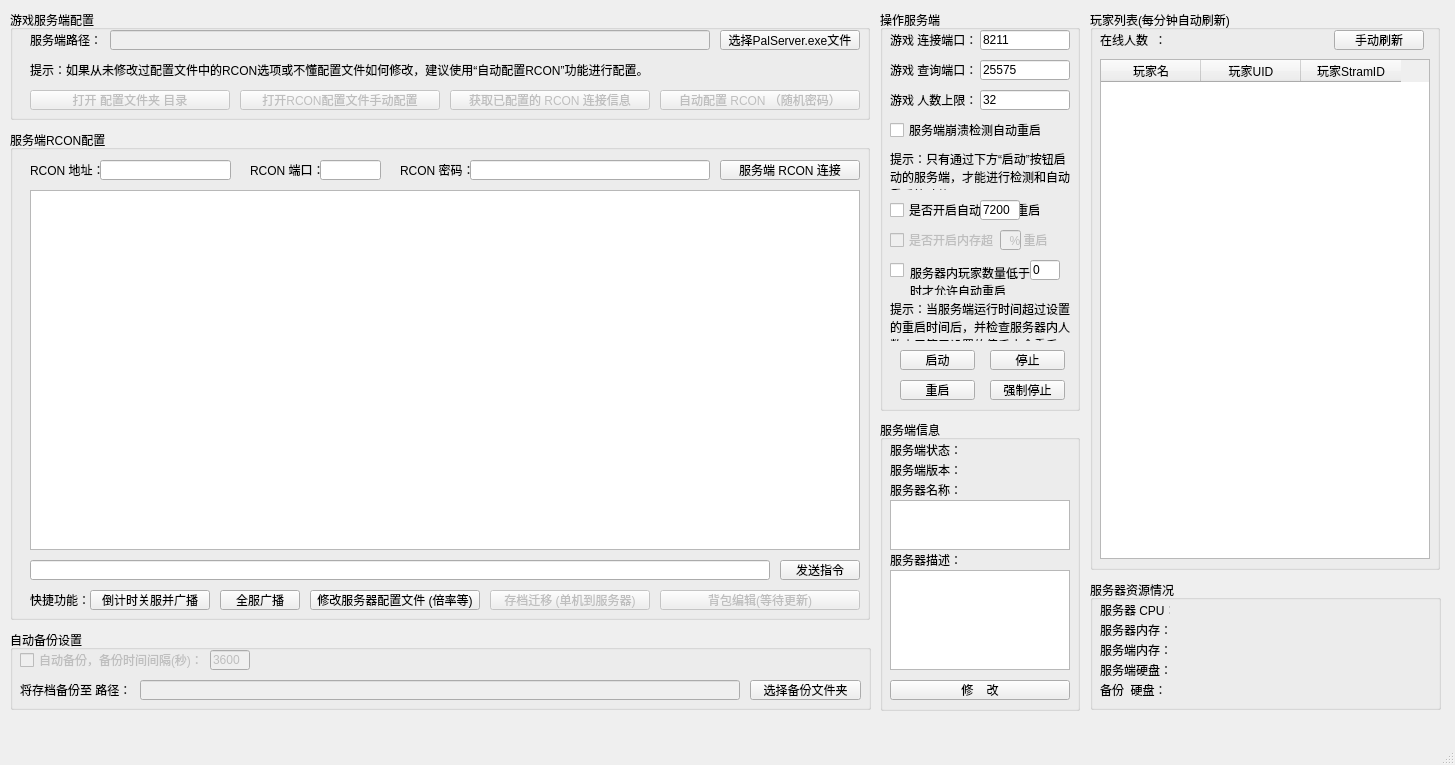
 <widget class="QMainWindow" name="MainWindow">
  <property name="geometry">
   <rect>
    <x>0</x>
    <y>0</y>
    <width>1455</width>
    <height>765</height>
   </rect>
  </property>
  <property name="windowTitle">
   <string>MainWindow</string>
  </property>
  <widget class="QWidget" name="centralwidget">
   <widget class="QGroupBox" name="groupBox">
    <property name="geometry">
     <rect>
      <x>10</x>
      <y>10</y>
      <width>860</width>
      <height>110</height>
     </rect>
    </property>
    <property name="title">
     <string>游戏服务端配置</string>
    </property>
    <widget class="QLabel" name="label">
     <property name="geometry">
      <rect>
       <x>20</x>
       <y>20</y>
       <width>80</width>
       <height>20</height>
      </rect>
     </property>
     <property name="text">
      <string>服务端路径：</string>
     </property>
    </widget>
    <widget class="QLineEdit" name="line_edit_palserver_path">
     <property name="enabled">
      <bool>false</bool>
     </property>
     <property name="geometry">
      <rect>
       <x>100</x>
       <y>20</y>
       <width>600</width>
       <height>20</height>
      </rect>
     </property>
    </widget>
    <widget class="QPushButton" name="button_select_file">
     <property name="geometry">
      <rect>
       <x>710</x>
       <y>20</y>
       <width>140</width>
       <height>20</height>
      </rect>
     </property>
     <property name="text">
      <string>选择PalServer.exe文件</string>
     </property>
    </widget>
    <widget class="QPushButton" name="button_automatic_rcon">
     <property name="enabled">
      <bool>false</bool>
     </property>
     <property name="geometry">
      <rect>
       <x>650</x>
       <y>80</y>
       <width>200</width>
       <height>20</height>
      </rect>
     </property>
     <property name="text">
      <string>自动配置 RCON （随机密码）</string>
     </property>
    </widget>
    <widget class="QPushButton" name="button_open_rcon_settings_file">
     <property name="enabled">
      <bool>false</bool>
     </property>
     <property name="geometry">
      <rect>
       <x>230</x>
       <y>80</y>
       <width>200</width>
       <height>20</height>
      </rect>
     </property>
     <property name="text">
      <string>打开RCON配置文件手动配置</string>
     </property>
    </widget>
    <widget class="QPushButton" name="button_get_rcon_config">
     <property name="enabled">
      <bool>false</bool>
     </property>
     <property name="geometry">
      <rect>
       <x>440</x>
       <y>80</y>
       <width>200</width>
       <height>20</height>
      </rect>
     </property>
     <property name="text">
      <string>获取已配置的 RCON 连接信息</string>
     </property>
    </widget>
    <widget class="QLabel" name="label_5">
     <property name="geometry">
      <rect>
       <x>20</x>
       <y>50</y>
       <width>831</width>
       <height>20</height>
      </rect>
     </property>
     <property name="text">
      <string>提示：如果从未修改过配置文件中的RCON选项或不懂配置文件如何修改，建议使用“自动配置RCON”功能进行配置。</string>
     </property>
    </widget>
    <widget class="QPushButton" name="button_open_settings_dir">
     <property name="enabled">
      <bool>false</bool>
     </property>
     <property name="geometry">
      <rect>
       <x>20</x>
       <y>80</y>
       <width>200</width>
       <height>20</height>
      </rect>
     </property>
     <property name="text">
      <string>打开 配置文件夹 目录</string>
     </property>
    </widget>
   </widget>
   <widget class="QGroupBox" name="groupBox_2">
    <property name="geometry">
     <rect>
      <x>10</x>
      <y>130</y>
      <width>860</width>
      <height>490</height>
     </rect>
    </property>
    <property name="title">
     <string>服务端RCON配置</string>
    </property>
    <widget class="QLineEdit" name="line_edit_rcon_addr">
     <property name="geometry">
      <rect>
       <x>90</x>
       <y>30</y>
       <width>131</width>
       <height>20</height>
      </rect>
     </property>
    </widget>
    <widget class="QLabel" name="label_2">
     <property name="geometry">
      <rect>
       <x>20</x>
       <y>30</y>
       <width>80</width>
       <height>20</height>
      </rect>
     </property>
     <property name="text">
      <string>RCON 地址：</string>
     </property>
    </widget>
    <widget class="QLineEdit" name="line_edit_rcon_password">
     <property name="geometry">
      <rect>
       <x>460</x>
       <y>30</y>
       <width>240</width>
       <height>20</height>
      </rect>
     </property>
     <property name="text">
      <string/>
     </property>
     <property name="echoMode">
      <enum>QLineEdit::Password</enum>
     </property>
    </widget>
    <widget class="QLineEdit" name="line_edit_rcon_port">
     <property name="geometry">
      <rect>
       <x>310</x>
       <y>30</y>
       <width>61</width>
       <height>20</height>
      </rect>
     </property>
    </widget>
    <widget class="QLabel" name="label_3">
     <property name="geometry">
      <rect>
       <x>240</x>
       <y>30</y>
       <width>80</width>
       <height>20</height>
      </rect>
     </property>
     <property name="text">
      <string>RCON 端口：</string>
     </property>
    </widget>
    <widget class="QLabel" name="label_4">
     <property name="geometry">
      <rect>
       <x>390</x>
       <y>30</y>
       <width>80</width>
       <height>20</height>
      </rect>
     </property>
     <property name="text">
      <string>RCON 密码：</string>
     </property>
    </widget>
    <widget class="QPushButton" name="button_test_connect">
     <property name="enabled">
      <bool>true</bool>
     </property>
     <property name="geometry">
      <rect>
       <x>710</x>
       <y>30</y>
       <width>140</width>
       <height>20</height>
      </rect>
     </property>
     <property name="text">
      <string>服务端 RCON 连接</string>
     </property>
    </widget>
    <widget class="QTextBrowser" name="text_browser_rcon_server">
     <property name="geometry">
      <rect>
       <x>20</x>
       <y>60</y>
       <width>830</width>
       <height>360</height>
      </rect>
     </property>
    </widget>
    <widget class="QPushButton" name="button_send_command">
     <property name="geometry">
      <rect>
       <x>770</x>
       <y>430</y>
       <width>80</width>
       <height>20</height>
      </rect>
     </property>
     <property name="text">
      <string>发送指令</string>
     </property>
    </widget>
    <widget class="QLineEdit" name="line_edit_command">
     <property name="geometry">
      <rect>
       <x>20</x>
       <y>430</y>
       <width>740</width>
       <height>20</height>
      </rect>
     </property>
    </widget>
    <widget class="QLabel" name="label_13">
     <property name="geometry">
      <rect>
       <x>20</x>
       <y>460</y>
       <width>60</width>
       <height>20</height>
      </rect>
     </property>
     <property name="text">
      <string>快捷功能：</string>
     </property>
    </widget>
    <widget class="QPushButton" name="button_countdown_stop">
     <property name="geometry">
      <rect>
       <x>80</x>
       <y>460</y>
       <width>120</width>
       <height>20</height>
      </rect>
     </property>
     <property name="text">
      <string>倒计时关服并广播</string>
     </property>
    </widget>
    <widget class="QPushButton" name="button_broadcast">
     <property name="geometry">
      <rect>
       <x>210</x>
       <y>460</y>
       <width>80</width>
       <height>20</height>
      </rect>
     </property>
     <property name="text">
      <string>全服广播</string>
     </property>
    </widget>
    <widget class="QPushButton" name="button_edit_settings">
     <property name="enabled">
      <bool>true</bool>
     </property>
     <property name="geometry">
      <rect>
       <x>300</x>
       <y>460</y>
       <width>170</width>
       <height>20</height>
      </rect>
     </property>
     <property name="text">
      <string>修改服务器配置文件 (倍率等)</string>
     </property>
    </widget>
    <widget class="QPushButton" name="button_countdown_stop_5">
     <property name="enabled">
      <bool>false</bool>
     </property>
     <property name="geometry">
      <rect>
       <x>480</x>
       <y>460</y>
       <width>160</width>
       <height>20</height>
      </rect>
     </property>
     <property name="text">
      <string>存档迁移 (单机到服务器)</string>
     </property>
    </widget>
    <widget class="QPushButton" name="button_countdown_stop_6">
     <property name="enabled">
      <bool>false</bool>
     </property>
     <property name="geometry">
      <rect>
       <x>650</x>
       <y>460</y>
       <width>200</width>
       <height>20</height>
      </rect>
     </property>
     <property name="text">
      <string>背包编辑(等待更新)</string>
     </property>
    </widget>
   </widget>
   <widget class="QGroupBox" name="groupBox_3">
    <property name="geometry">
     <rect>
      <x>880</x>
      <y>10</y>
      <width>200</width>
      <height>401</height>
     </rect>
    </property>
    <property name="title">
     <string>操作服务端</string>
    </property>
    <widget class="QLabel" name="label_6">
     <property name="geometry">
      <rect>
       <x>10</x>
       <y>20</y>
       <width>90</width>
       <height>20</height>
      </rect>
     </property>
     <property name="text">
      <string>游戏 连接端口：</string>
     </property>
    </widget>
    <widget class="QLineEdit" name="line_edit_game_port">
     <property name="geometry">
      <rect>
       <x>100</x>
       <y>20</y>
       <width>90</width>
       <height>20</height>
      </rect>
     </property>
     <property name="text">
      <string>8211</string>
     </property>
    </widget>
    <widget class="QLabel" name="label_7">
     <property name="geometry">
      <rect>
       <x>10</x>
       <y>50</y>
       <width>90</width>
       <height>20</height>
      </rect>
     </property>
     <property name="text">
      <string>游戏 查询端口：</string>
     </property>
    </widget>
    <widget class="QLineEdit" name="line_edit_game_publicport">
     <property name="geometry">
      <rect>
       <x>100</x>
       <y>50</y>
       <width>90</width>
       <height>20</height>
      </rect>
     </property>
     <property name="text">
      <string>25575</string>
     </property>
    </widget>
    <widget class="QCheckBox" name="check_box_auto_restart">
     <property name="geometry">
      <rect>
       <x>10</x>
       <y>190</y>
       <width>170</width>
       <height>20</height>
      </rect>
     </property>
     <property name="text">
      <string>是否开启自动       秒重启</string>
     </property>
    </widget>
    <widget class="QLineEdit" name="line_edit_auto_restart_time_limit">
     <property name="geometry">
      <rect>
       <x>100</x>
       <y>190</y>
       <width>40</width>
       <height>20</height>
      </rect>
     </property>
     <property name="text">
      <string>7200</string>
     </property>
    </widget>
    <widget class="QLabel" name="label_8">
     <property name="geometry">
      <rect>
       <x>30</x>
       <y>254</y>
       <width>150</width>
       <height>31</height>
      </rect>
     </property>
     <property name="text">
      <string>服务器内玩家数量低于     人时才允许自动重启</string>
     </property>
     <property name="scaledContents">
      <bool>false</bool>
     </property>
     <property name="alignment">
      <set>Qt::AlignLeading|Qt::AlignLeft|Qt::AlignTop</set>
     </property>
     <property name="wordWrap">
      <bool>true</bool>
     </property>
    </widget>
    <widget class="QCheckBox" name="check_box_auto_restart_player">
     <property name="geometry">
      <rect>
       <x>10</x>
       <y>250</y>
       <width>170</width>
       <height>20</height>
      </rect>
     </property>
     <property name="text">
      <string/>
     </property>
    </widget>
    <widget class="QLineEdit" name="line_edit_auto_restart_player_limit">
     <property name="geometry">
      <rect>
       <x>150</x>
       <y>250</y>
       <width>30</width>
       <height>20</height>
      </rect>
     </property>
     <property name="text">
      <string>0</string>
     </property>
    </widget>
    <widget class="QLabel" name="label_9">
     <property name="geometry">
      <rect>
       <x>10</x>
       <y>290</y>
       <width>180</width>
       <height>41</height>
      </rect>
     </property>
     <property name="text">
      <string>提示：当服务端运行时间超过设置的重启时间后，并检查服务器内人数小于等于设置的值后才会重启。</string>
     </property>
     <property name="scaledContents">
      <bool>false</bool>
     </property>
     <property name="alignment">
      <set>Qt::AlignLeading|Qt::AlignLeft|Qt::AlignTop</set>
     </property>
     <property name="wordWrap">
      <bool>true</bool>
     </property>
    </widget>
    <widget class="QPushButton" name="button_game_start">
     <property name="geometry">
      <rect>
       <x>20</x>
       <y>340</y>
       <width>75</width>
       <height>20</height>
      </rect>
     </property>
     <property name="text">
      <string>启动</string>
     </property>
    </widget>
    <widget class="QPushButton" name="button_game_stop">
     <property name="geometry">
      <rect>
       <x>110</x>
       <y>340</y>
       <width>75</width>
       <height>20</height>
      </rect>
     </property>
     <property name="text">
      <string>停止</string>
     </property>
    </widget>
    <widget class="QPushButton" name="button_game_restart">
     <property name="geometry">
      <rect>
       <x>20</x>
       <y>370</y>
       <width>75</width>
       <height>20</height>
      </rect>
     </property>
     <property name="text">
      <string>重启</string>
     </property>
    </widget>
    <widget class="QPushButton" name="button_game_kill">
     <property name="geometry">
      <rect>
       <x>110</x>
       <y>370</y>
       <width>75</width>
       <height>20</height>
      </rect>
     </property>
     <property name="text">
      <string>强制停止</string>
     </property>
    </widget>
    <widget class="QLabel" name="label_10">
     <property name="geometry">
      <rect>
       <x>10</x>
       <y>80</y>
       <width>90</width>
       <height>20</height>
      </rect>
     </property>
     <property name="text">
      <string>游戏 人数上限：</string>
     </property>
    </widget>
    <widget class="QLineEdit" name="line_edit_game_player_limit">
     <property name="geometry">
      <rect>
       <x>100</x>
       <y>80</y>
       <width>90</width>
       <height>20</height>
      </rect>
     </property>
     <property name="text">
      <string>32</string>
     </property>
    </widget>
    <widget class="QCheckBox" name="check_box_crash_detection">
     <property name="geometry">
      <rect>
       <x>10</x>
       <y>110</y>
       <width>170</width>
       <height>20</height>
      </rect>
     </property>
     <property name="text">
      <string>服务端崩溃检测自动重启</string>
     </property>
    </widget>
    <widget class="QLabel" name="label_16">
     <property name="geometry">
      <rect>
       <x>10</x>
       <y>140</y>
       <width>180</width>
       <height>40</height>
      </rect>
     </property>
     <property name="text">
      <string>提示：只有通过下方“启动”按钮启动的服务端，才能进行检测和自动重启等功能。</string>
     </property>
     <property name="scaledContents">
      <bool>false</bool>
     </property>
     <property name="alignment">
      <set>Qt::AlignLeading|Qt::AlignLeft|Qt::AlignTop</set>
     </property>
     <property name="wordWrap">
      <bool>true</bool>
     </property>
    </widget>
    <widget class="QLineEdit" name="line_edit_auto_restart_mem_limit">
     <property name="enabled">
      <bool>false</bool>
     </property>
     <property name="geometry">
      <rect>
       <x>120</x>
       <y>220</y>
       <width>21</width>
       <height>20</height>
      </rect>
     </property>
     <property name="text">
      <string/>
     </property>
    </widget>
    <widget class="QCheckBox" name="check_box_auto_restart_mem">
     <property name="enabled">
      <bool>false</bool>
     </property>
     <property name="geometry">
      <rect>
       <x>10</x>
       <y>220</y>
       <width>170</width>
       <height>20</height>
      </rect>
     </property>
     <property name="text">
      <string>是否开启内存超     % 重启</string>
     </property>
    </widget>
   </widget>
   <widget class="QGroupBox" name="groupBox_4">
    <property name="geometry">
     <rect>
      <x>880</x>
      <y>420</y>
      <width>200</width>
      <height>291</height>
     </rect>
    </property>
    <property name="title">
     <string>服务端信息</string>
    </property>
    <widget class="QLabel" name="label_11">
     <property name="geometry">
      <rect>
       <x>10</x>
       <y>40</y>
       <width>80</width>
       <height>20</height>
      </rect>
     </property>
     <property name="text">
      <string>服务端版本：</string>
     </property>
    </widget>
    <widget class="QLabel" name="label_12">
     <property name="geometry">
      <rect>
       <x>10</x>
       <y>60</y>
       <width>81</width>
       <height>20</height>
      </rect>
     </property>
     <property name="text">
      <string>服务器名称：</string>
     </property>
    </widget>
    <widget class="QLabel" name="label_server_version">
     <property name="geometry">
      <rect>
       <x>80</x>
       <y>40</y>
       <width>110</width>
       <height>20</height>
      </rect>
     </property>
     <property name="text">
      <string/>
     </property>
    </widget>
    <widget class="QTextEdit" name="text_edit_server_name">
     <property name="geometry">
      <rect>
       <x>10</x>
       <y>80</y>
       <width>180</width>
       <height>50</height>
      </rect>
     </property>
     <property name="html">
      <string>&lt;!DOCTYPE HTML PUBLIC &quot;-//W3C//DTD HTML 4.0//EN&quot; &quot;http://www.w3.org/TR/REC-html40/strict.dtd&quot;&gt;
&lt;html&gt;&lt;head&gt;&lt;meta name=&quot;qrichtext&quot; content=&quot;1&quot; /&gt;&lt;style type=&quot;text/css&quot;&gt;
p, li { white-space: pre-wrap; }
&lt;/style&gt;&lt;/head&gt;&lt;body style=&quot; font-family:'SimSun'; font-size:9pt; font-weight:400; font-style:normal;&quot;&gt;
&lt;p style=&quot;-qt-paragraph-type:empty; margin-top:0px; margin-bottom:0px; margin-left:0px; margin-right:0px; -qt-block-indent:0; text-indent:0px;&quot;&gt;&lt;br /&gt;&lt;/p&gt;&lt;/body&gt;&lt;/html&gt;</string>
     </property>
    </widget>
    <widget class="QPushButton" name="button_edit_server_name">
     <property name="enabled">
      <bool>true</bool>
     </property>
     <property name="geometry">
      <rect>
       <x>10</x>
       <y>260</y>
       <width>180</width>
       <height>20</height>
      </rect>
     </property>
     <property name="text">
      <string>修    改</string>
     </property>
    </widget>
    <widget class="QLabel" name="label_17">
     <property name="geometry">
      <rect>
       <x>10</x>
       <y>20</y>
       <width>80</width>
       <height>20</height>
      </rect>
     </property>
     <property name="text">
      <string>服务端状态：</string>
     </property>
    </widget>
    <widget class="QLabel" name="label_server_status">
     <property name="geometry">
      <rect>
       <x>80</x>
       <y>20</y>
       <width>110</width>
       <height>20</height>
      </rect>
     </property>
     <property name="text">
      <string/>
     </property>
    </widget>
    <widget class="QLabel" name="label_23">
     <property name="geometry">
      <rect>
       <x>10</x>
       <y>130</y>
       <width>81</width>
       <height>20</height>
      </rect>
     </property>
     <property name="text">
      <string>服务器描述：</string>
     </property>
    </widget>
    <widget class="QTextEdit" name="text_edit_server_description">
     <property name="geometry">
      <rect>
       <x>10</x>
       <y>150</y>
       <width>180</width>
       <height>100</height>
      </rect>
     </property>
     <property name="html">
      <string>&lt;!DOCTYPE HTML PUBLIC &quot;-//W3C//DTD HTML 4.0//EN&quot; &quot;http://www.w3.org/TR/REC-html40/strict.dtd&quot;&gt;
&lt;html&gt;&lt;head&gt;&lt;meta name=&quot;qrichtext&quot; content=&quot;1&quot; /&gt;&lt;style type=&quot;text/css&quot;&gt;
p, li { white-space: pre-wrap; }
&lt;/style&gt;&lt;/head&gt;&lt;body style=&quot; font-family:'SimSun'; font-size:9pt; font-weight:400; font-style:normal;&quot;&gt;
&lt;p style=&quot;-qt-paragraph-type:empty; margin-top:0px; margin-bottom:0px; margin-left:0px; margin-right:0px; -qt-block-indent:0; text-indent:0px;&quot;&gt;&lt;br /&gt;&lt;/p&gt;&lt;/body&gt;&lt;/html&gt;</string>
     </property>
    </widget>
   </widget>
   <widget class="QGroupBox" name="groupBox_5">
    <property name="geometry">
     <rect>
      <x>1090</x>
      <y>10</y>
      <width>350</width>
      <height>560</height>
     </rect>
    </property>
    <property name="title">
     <string>玩家列表(每分钟自动刷新)</string>
    </property>
    <widget class="QTableWidget" name="table_widget_player_list">
     <property name="geometry">
      <rect>
       <x>10</x>
       <y>49</y>
       <width>330</width>
       <height>500</height>
      </rect>
     </property>
     <column>
      <property name="text">
       <string>玩家名</string>
      </property>
     </column>
     <column>
      <property name="text">
       <string>玩家UID</string>
      </property>
     </column>
     <column>
      <property name="text">
       <string>玩家StramID</string>
      </property>
     </column>
    </widget>
    <widget class="QLabel" name="label_15">
     <property name="geometry">
      <rect>
       <x>10</x>
       <y>20</y>
       <width>80</width>
       <height>20</height>
      </rect>
     </property>
     <property name="text">
      <string>在线人数  ：</string>
     </property>
    </widget>
    <widget class="QLabel" name="label_online_player">
     <property name="geometry">
      <rect>
       <x>80</x>
       <y>20</y>
       <width>110</width>
       <height>20</height>
      </rect>
     </property>
     <property name="text">
      <string/>
     </property>
    </widget>
    <widget class="QPushButton" name="button_refresh_player_list">
     <property name="geometry">
      <rect>
       <x>244</x>
       <y>20</y>
       <width>90</width>
       <height>20</height>
      </rect>
     </property>
     <property name="text">
      <string>手动刷新</string>
     </property>
    </widget>
   </widget>
   <widget class="QGroupBox" name="groupBox_6">
    <property name="geometry">
     <rect>
      <x>10</x>
      <y>630</y>
      <width>861</width>
      <height>80</height>
     </rect>
    </property>
    <property name="title">
     <string>自动备份设置</string>
    </property>
    <widget class="QLabel" name="label_14">
     <property name="geometry">
      <rect>
       <x>10</x>
       <y>50</y>
       <width>121</width>
       <height>20</height>
      </rect>
     </property>
     <property name="text">
      <string>将存档备份至 路径：</string>
     </property>
    </widget>
    <widget class="QLineEdit" name="line_edit_backup_path">
     <property name="enabled">
      <bool>false</bool>
     </property>
     <property name="geometry">
      <rect>
       <x>130</x>
       <y>50</y>
       <width>600</width>
       <height>20</height>
      </rect>
     </property>
    </widget>
    <widget class="QPushButton" name="button_select_backup_dir">
     <property name="geometry">
      <rect>
       <x>740</x>
       <y>50</y>
       <width>111</width>
       <height>20</height>
      </rect>
     </property>
     <property name="text">
      <string>选择备份文件夹</string>
     </property>
    </widget>
    <widget class="QLineEdit" name="line_edit_auto_backup_time_limit">
     <property name="enabled">
      <bool>false</bool>
     </property>
     <property name="geometry">
      <rect>
       <x>200</x>
       <y>20</y>
       <width>40</width>
       <height>20</height>
      </rect>
     </property>
     <property name="text">
      <string>3600</string>
     </property>
    </widget>
    <widget class="QCheckBox" name="check_box_auto_backup">
     <property name="enabled">
      <bool>false</bool>
     </property>
     <property name="geometry">
      <rect>
       <x>10</x>
       <y>20</y>
       <width>201</width>
       <height>20</height>
      </rect>
     </property>
     <property name="text">
      <string>自动备份，备份时间间隔(秒)：</string>
     </property>
    </widget>
   </widget>
   <widget class="QGroupBox" name="groupBox_8">
    <property name="geometry">
     <rect>
      <x>1090</x>
      <y>580</y>
      <width>351</width>
      <height>130</height>
     </rect>
    </property>
    <property name="title">
     <string>服务器资源情况</string>
    </property>
    <widget class="QLabel" name="label_18">
     <property name="geometry">
      <rect>
       <x>10</x>
       <y>20</y>
       <width>70</width>
       <height>20</height>
      </rect>
     </property>
     <property name="text">
      <string>服务器 CPU：</string>
     </property>
    </widget>
    <widget class="QLabel" name="label_19">
     <property name="geometry">
      <rect>
       <x>10</x>
       <y>40</y>
       <width>70</width>
       <height>20</height>
      </rect>
     </property>
     <property name="text">
      <string>服务器内存：</string>
     </property>
    </widget>
    <widget class="QLabel" name="label_cpu_info">
     <property name="geometry">
      <rect>
       <x>88</x>
       <y>20</y>
       <width>160</width>
       <height>20</height>
      </rect>
     </property>
     <property name="text">
      <string/>
     </property>
    </widget>
    <widget class="QLabel" name="label_mem_info">
     <property name="geometry">
      <rect>
       <x>89</x>
       <y>40</y>
       <width>160</width>
       <height>20</height>
      </rect>
     </property>
     <property name="text">
      <string/>
     </property>
    </widget>
    <widget class="QLabel" name="label_20">
     <property name="geometry">
      <rect>
       <x>10</x>
       <y>60</y>
       <width>91</width>
       <height>20</height>
      </rect>
     </property>
     <property name="text">
      <string>服务端内存：</string>
     </property>
    </widget>
    <widget class="QLabel" name="label_21">
     <property name="geometry">
      <rect>
       <x>10</x>
       <y>80</y>
       <width>91</width>
       <height>20</height>
      </rect>
     </property>
     <property name="text">
      <string>服务端硬盘：</string>
     </property>
    </widget>
    <widget class="QLabel" name="label_mem_info_2">
     <property name="geometry">
      <rect>
       <x>89</x>
       <y>60</y>
       <width>160</width>
       <height>20</height>
      </rect>
     </property>
     <property name="text">
      <string/>
     </property>
    </widget>
    <widget class="QLabel" name="label_22">
     <property name="geometry">
      <rect>
       <x>10</x>
       <y>100</y>
       <width>90</width>
       <height>20</height>
      </rect>
     </property>
     <property name="text">
      <string>备份  硬盘：</string>
     </property>
    </widget>
    <widget class="QLabel" name="label_disk_info">
     <property name="geometry">
      <rect>
       <x>89</x>
       <y>80</y>
       <width>160</width>
       <height>20</height>
      </rect>
     </property>
     <property name="text">
      <string/>
     </property>
    </widget>
    <widget class="QLabel" name="label_disk_info_2">
     <property name="geometry">
      <rect>
       <x>89</x>
       <y>100</y>
       <width>160</width>
       <height>20</height>
      </rect>
     </property>
     <property name="text">
      <string/>
     </property>
    </widget>
   </widget>
  </widget>
  <widget class="QStatusBar" name="statusbar"/>
  <widget class="QMenuBar" name="menubar">
   <property name="geometry">
    <rect>
     <x>0</x>
     <y>0</y>
     <width>1455</width>
     <height>21</height>
    </rect>
   </property>
  </widget>
 </widget>
